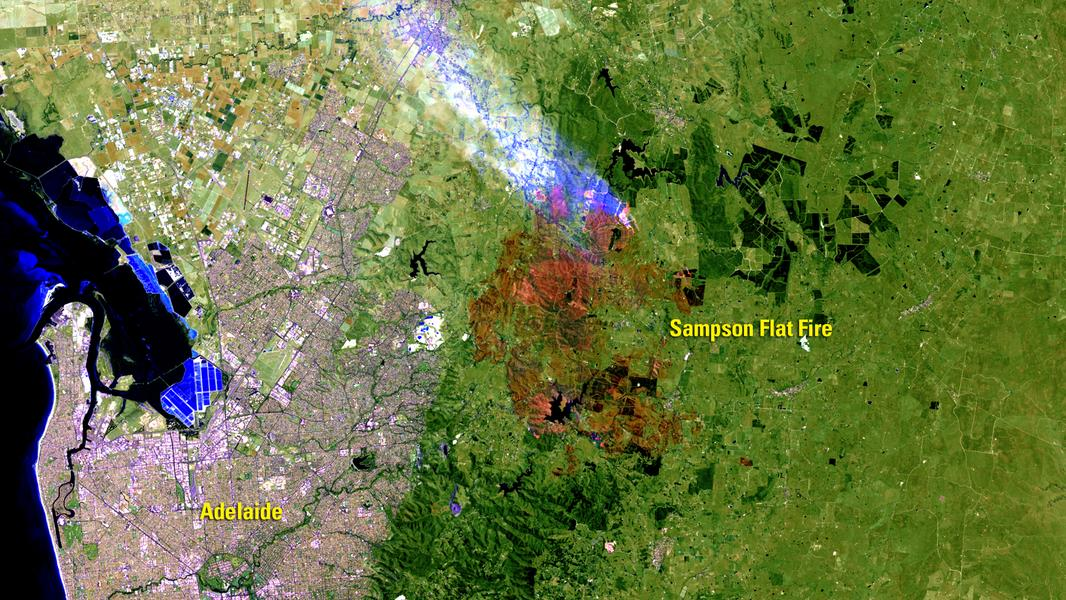
%> input picture Sampson_Flat_Fire_01042015_sm.jpg, 1066 x 600 px
$ octave code.m   (GNU Octave 9; MATLAB toolbox functions it lacks are replaced by stand-ins)
%> lines starting %> are read from the running program, lines starting %| are printed output that depends on the picture
 test = imread('Sampson_Flat_Fire_01042015_sm.jpg');
%> test is the input picture: size 600x1066x3 uint8; mean R, G, B 104.6, 117.7, 67
change = makecform('srgb2lab');
 cspace = applycform(test,change);
%> cspace: size 600x1066x3 uint8; mean of channels 1, 2, 3 120.4, 117.6, 153
 ab = double(cspace(:,:,2:3));
 nrows = size(ab,1);
%> nrows = 600
ncols = size(ab,2);
%> ncols = 1066
ab = reshape(ab,nrows*ncols,2);
 nColors = 4;
 [cluster_idx, cluster_center] = kmeans(ab,nColors,'distance','sqEuclidean', ...
                                      'Replicates',4);
%> cluster_center = [108.1 167.4; 161 63.71; 122.2 152.3; 131.6 127.7]
 pixel_labels = reshape(cluster_idx,nrows,ncols);
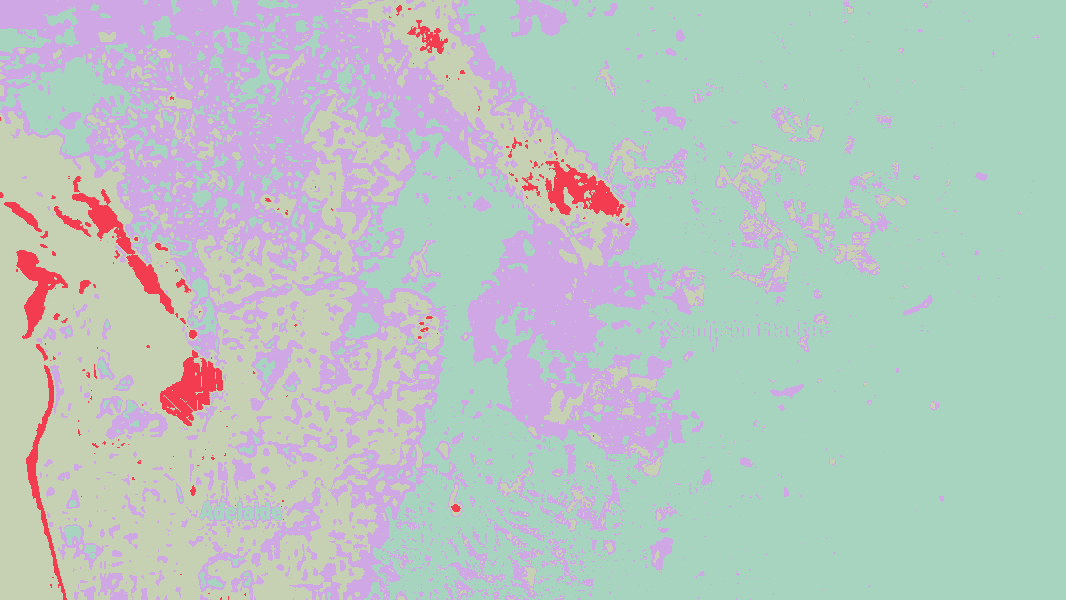
%> pixel_labels: size 600x1066 double; 4 distinct labels, from 1 to 4; one colour per label, 0 black
imshow(pixel_labels,[]), title('After Clustering');

 segmented_images = cell(1,3);
rgb_label = repmat(pixel_labels,[1 1 3]);
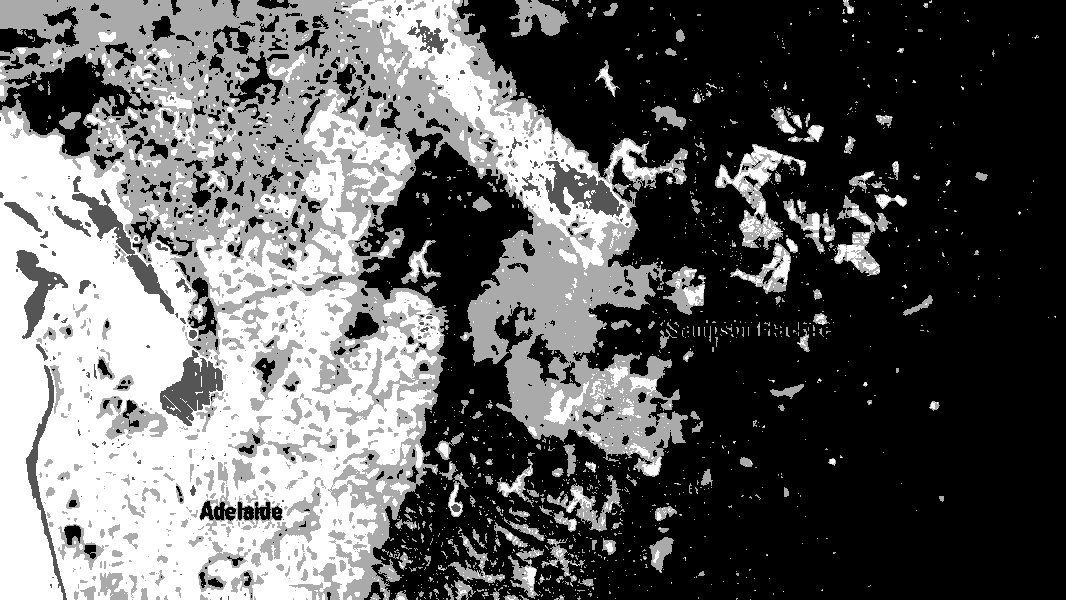
%> rgb_label: size 600x1066x3 double; min 1, max 4, mean 2.15; drawn with min black and max white

for k = 1:nColors
    color = test;
    color(rgb_label ~= k) = 0;
    segmented_images{k} = color;
end
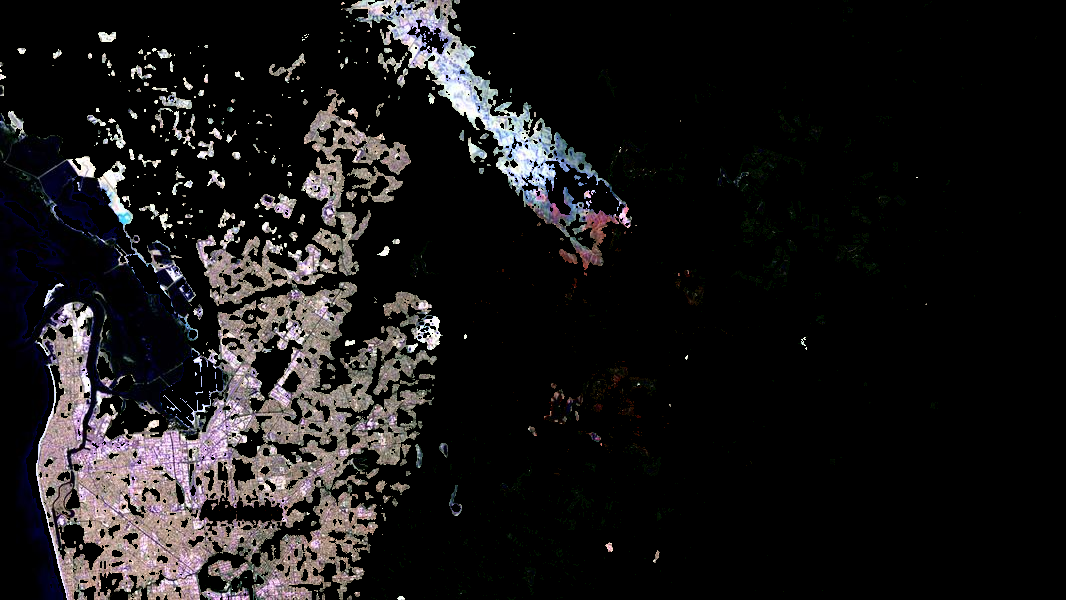
%> color: size 600x1066x3 uint8; mean R, G, B 26.3, 24.6, 25.2
%> after the loop, segmented_images = 4 items

imshow(segmented_images{1}), title('Cluster 1');
%> after `imshow(segmented_images{1})`:
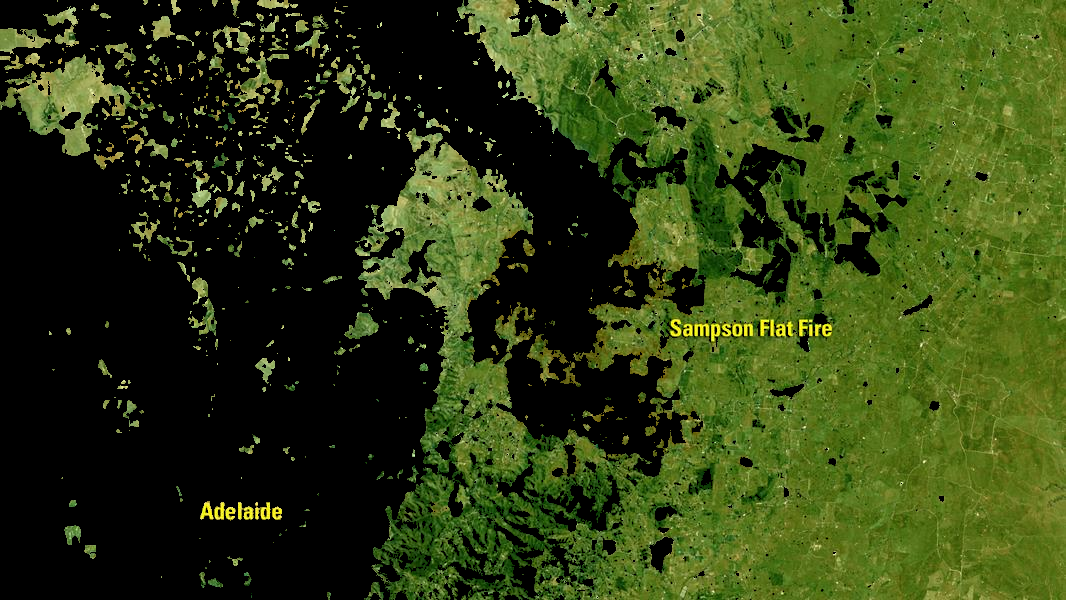
%> displayed picture: size 600x1066x3, on the screen's scale of 0 to 255; mean R, G, B 47.9, 62.2, 18.8
imshow(segmented_images{2}), title('Cluster 2');
%> after `imshow(segmented_images{2})`:
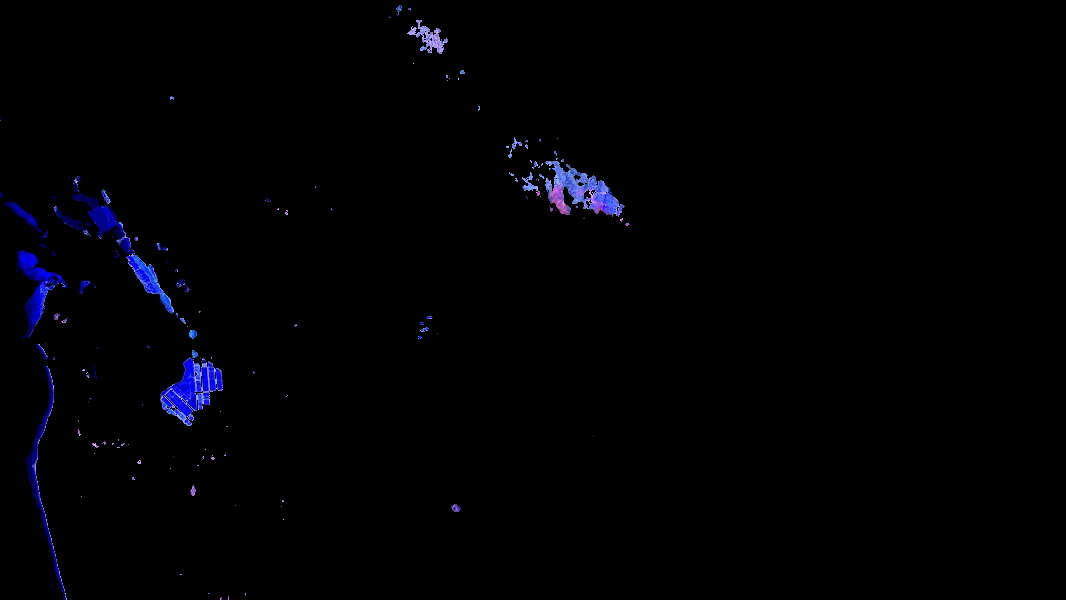
%> displayed picture: size 600x1066x3, on the screen's scale of 0 to 255; mean R, G, B 1, 1, 3.4

$ run again, with Sampson_Flat_Fire_08292014_sm.jpg copied over Sampson_Flat_Fire_01042015_sm.jpg
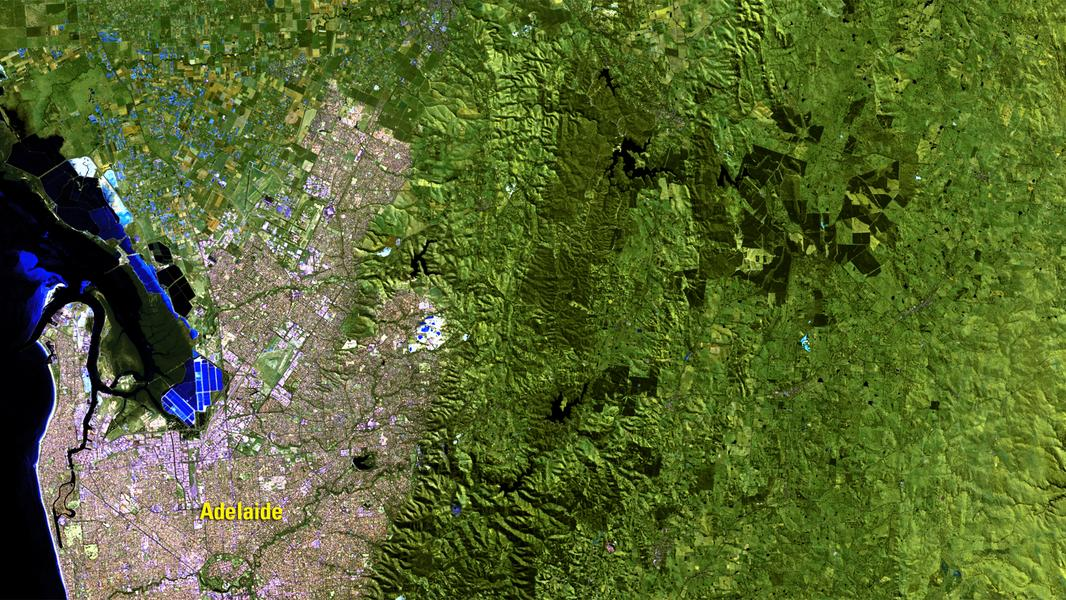
%> input picture Sampson_Flat_Fire_08292014_sm.jpg, 1066 x 600 px
%> test is the input picture: size 600x1066x3 uint8; mean R, G, B 85.9, 101.4, 48.3
%> cspace: size 600x1066x3 uint8; mean of channels 1, 2, 3 102.6, 115.9, 154.3
%> cluster_center = [109.6 165.1; 131.1 127.5; 161 61.98; 120.5 147.3]
%> pixel_labels: size 600x1066 double; 4 distinct labels, from 1 to 4
%> after the loop `for k = 1:nColors`:
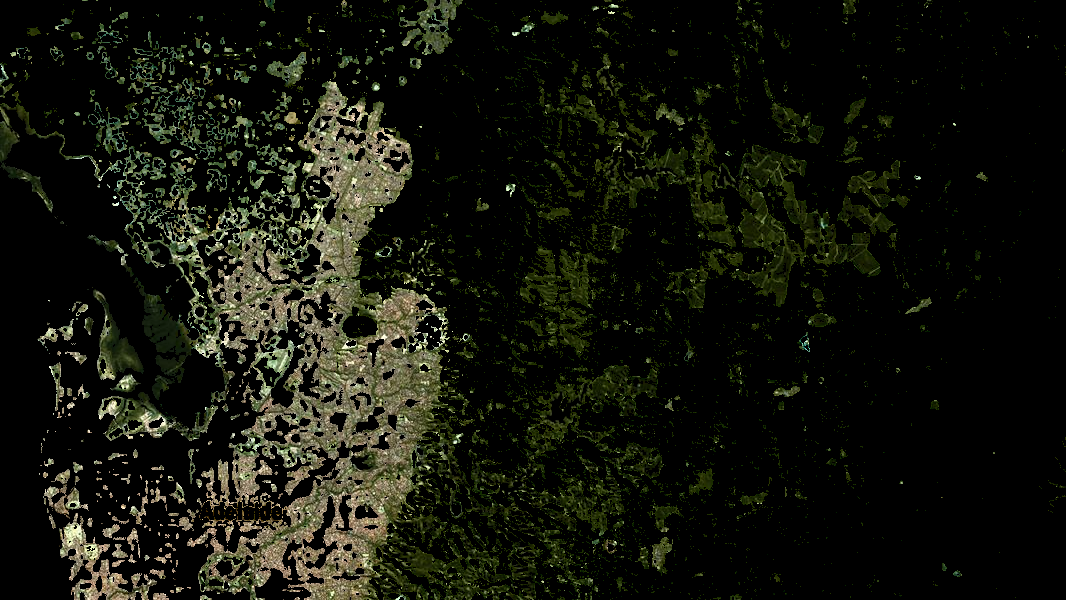
%> color: size 600x1066x3 uint8; mean R, G, B 20.2, 21.7, 13.1
%> after the loop `for k = 1:nColors`: segmented_images = 4 items
%> `imshow(segmented_images{2})`:
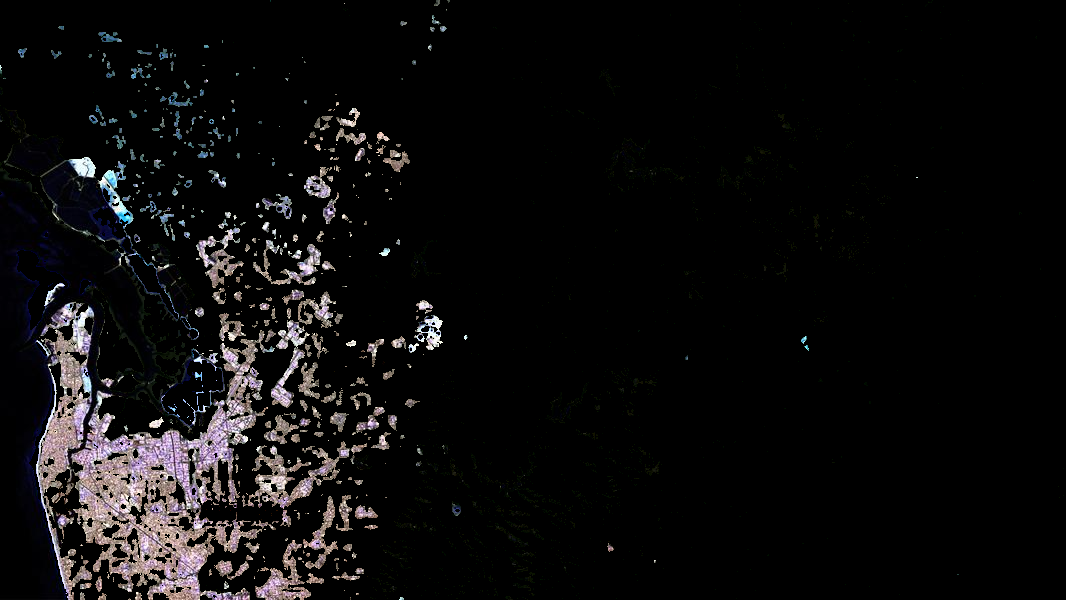
%> displayed picture: size 600x1066x3, on the screen's scale of 0 to 255; mean R, G, B 13.6, 12.7, 13.1
